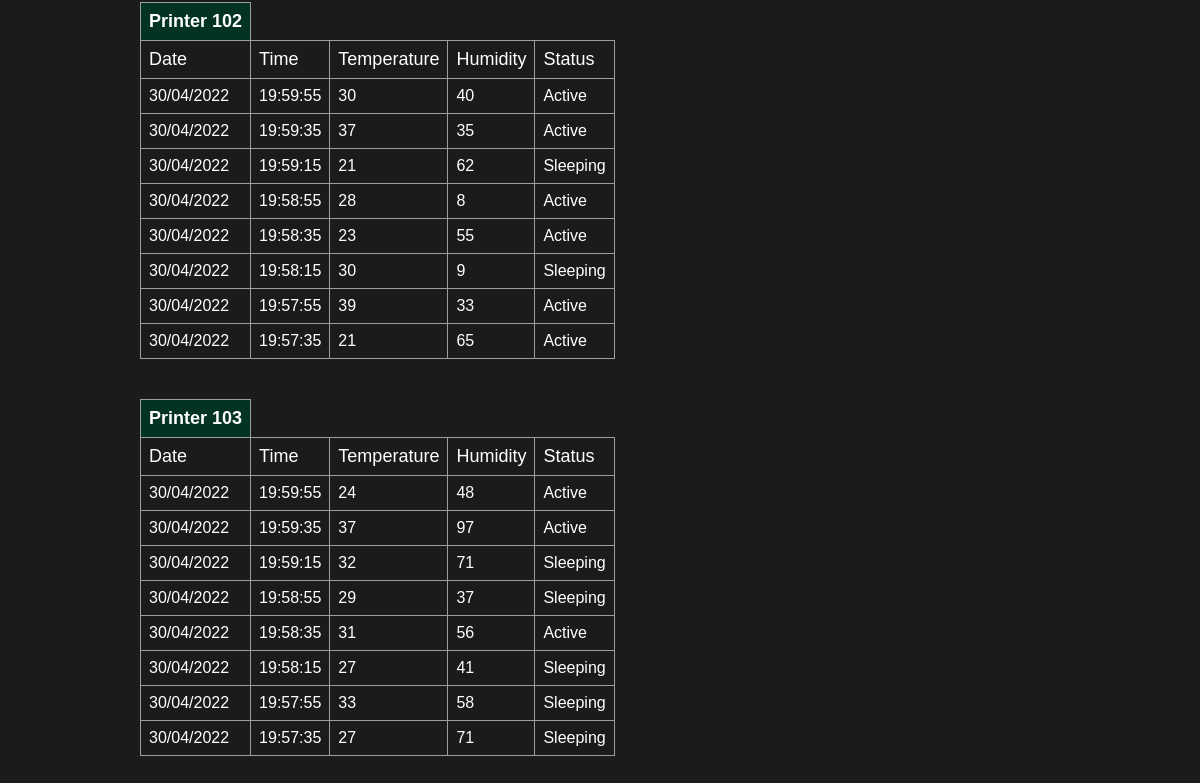
/historic_data.html (lower part), run on an earlier commit of the app's database.
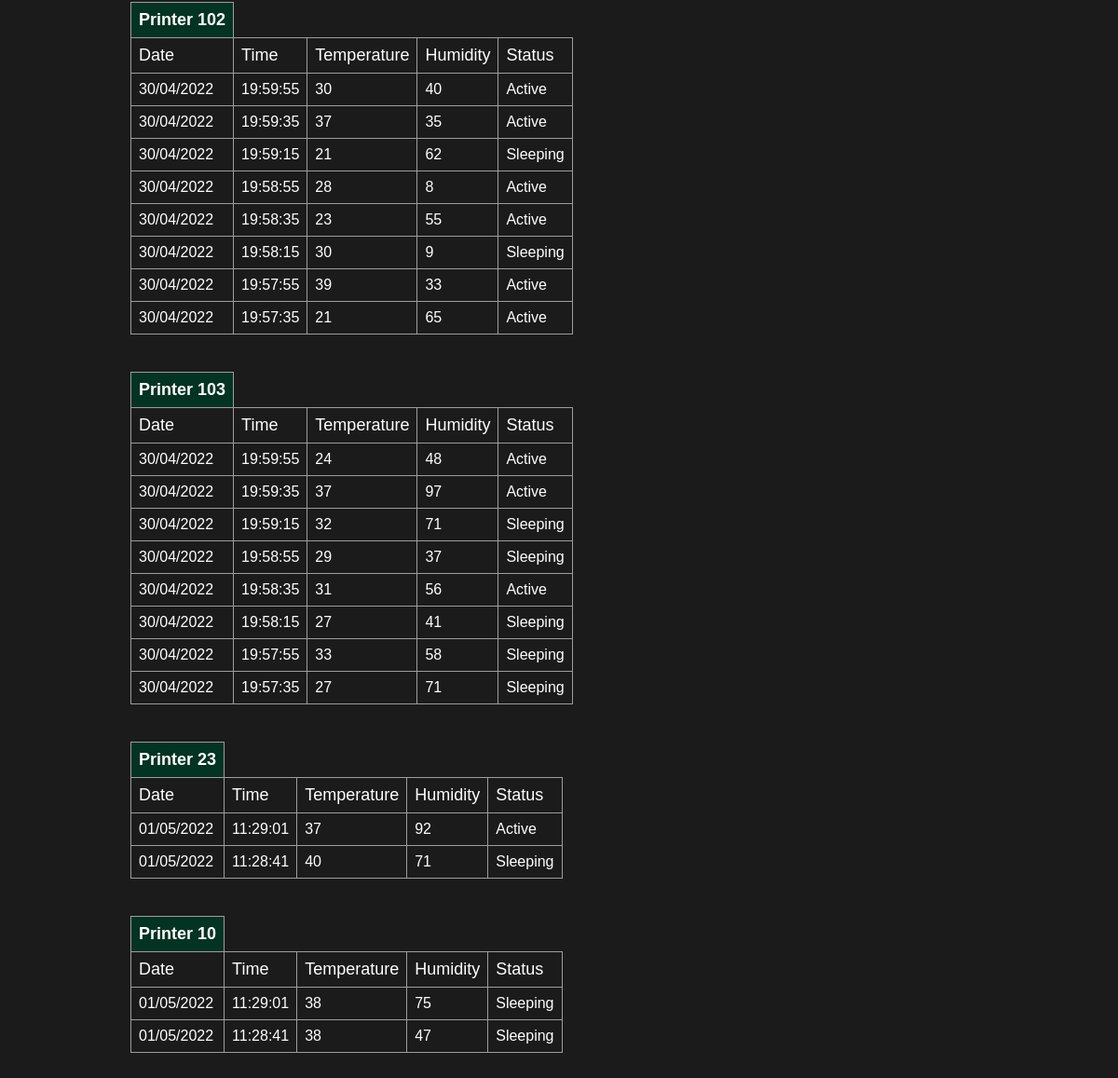
And on a later commit of the database.
### printer_log.py (models this page shows, shortened)
class Printer_log(Base):
        __tablename__ = 'PRINTERS_LOG'
        id = Column(Integer, primary_key=True)
        printer_id = Column(Integer)
        date = Column(String())
        time = Column(String())
        temperature = Column(Integer)
        humidity = Column(Integer)
        status = Column(String)

### main.py (the view)
@app.get(path="/historic_data.html", response_class=HTMLResponse)
async def historical_data(request: Request):
    printers_logs_table = []
    unique_printer_id_list = session.query(Printer_log.printer_id).distinct().all()
    for unique_id in unique_printer_id_list:
        printer_last10logs = session.query(Printer_log).filter_by(printer_id=unique_id[0]).order_by(Printer_log.id.desc()).limit(10).all()
        printer_logs_dict = []
        for log in printer_last10logs:
            printer_logs_dict.append(log.create_dict())
        printers_logs_table.append(printer_logs_dict)
        print(printer_logs_dict)
    return templates.TemplateResponse("historic_data.html", {"request": request, "printer_logs_table": printers_logs_table})

### templates/historic_data.html (shortened to what this page needs)
<html>
    <head>
        <link href="{{ url_for('static', path='/styles.css') }}" rel="stylesheet">
    </head>
    <body>
        <div class="printers_container">
            {% for printer_logs_list in printer_logs_table%}
            <div class="table_container">
                <table class="printer_log_table">
                    <thead>
                        <tr><th>Printer {{printer_logs_list[0].printer_id}}</th></tr>
                        <tr>
                            <td>Date</td>
                            <td>Time</td>
                            <td>Temperature</td>
                            <td>Humidity</td>
                            <td>Status</td>
                        </tr>
                    </thead>
                    {% for log in printer_logs_list%}
                    <tr>
                        <td>{{log.date}}</td>
                        <td>{{log.time}}</td>
                        <td>{{log.temperature}}</td>
                        <td>{{log.humidity}}</td>
                        <td>{{log.status}}</td>
                    </tr>
                    {% endfor%}
                </table>
            </div>
            {% endfor%}
        </div>
    </body>
</html>

What changed in the data, as far as the page shows it:
added Printer_log: date "01/05/2022", time "11:29:01", temperature "37", humidity "92", status "Active", shown under "23"
added Printer_log: date "01/05/2022", time "11:28:41", temperature "40", humidity "71", status "Sleeping", shown under "23"
added Printer_log: date "01/05/2022", time "11:29:01", temperature "38", humidity "75", status "Sleeping", shown under "10"
added Printer_log: date "01/05/2022", time "11:28:41", temperature "38", humidity "47", status "Sleeping", shown under "10"
Also different on the page:
new list line: "Printer 23 Date Time Temperature Humidity Status"
new list line: "Printer 10 Date Time Temperature Humidity Status"
